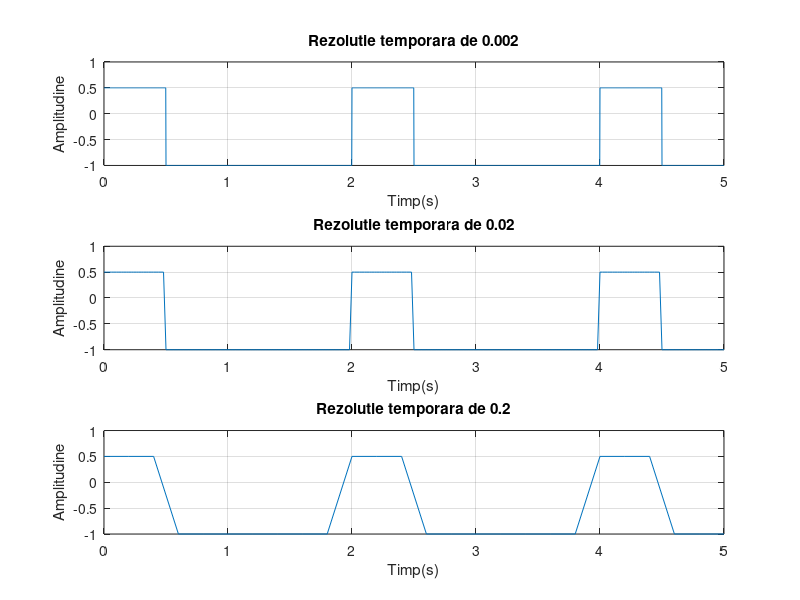

Write the MATLAB code that produced this figure.
t1=0:0.002:5; %reprezinta esantionarea axei timpului din 0.002 secunde in 0.002 secunde
t2=0:0.02:5;
t3=0:0.2:5;

x1=-0.25+0.75*square(pi*t1,25); % genereaza semnalul dreptunghiular
x2=-0.25+0.75*square(pi*t2,25);
x3=-0.25+0.75*square(pi*t3,25); 
subplot(3,1,1) %imparte fereastra pentru grafice in 3 sectiuni, iar urmatorul grafic este afisat in prima sectiune
plot(t1,x1),grid,title('Rezolutie temporara de 0.002'),xlabel('Timp(s)'),ylabel('Amplitudine') %afisare semnal dreptunghiular cu rezolutie temporara 0.002
subplot(3,1,2) %urmatorul grafic este afisat in a doua sectiune
plot(t2,x2),grid,title('Rezolutie temporara de 0.02'),xlabel('Timp(s)'),ylabel('Amplitudine') %afisare semnal dreptunghiular cu rezolutie temporara 0.02
subplot(3,1,3) %urmatorul grafic este afisat in a treia sectiune
plot(t3,x3),grid,title('Rezolutie temporara de 0.2'),xlabel('Timp(s)'),ylabel('Amplitudine') %afisare semnal dreptunghiular cu rezolutie temporara 0.2

